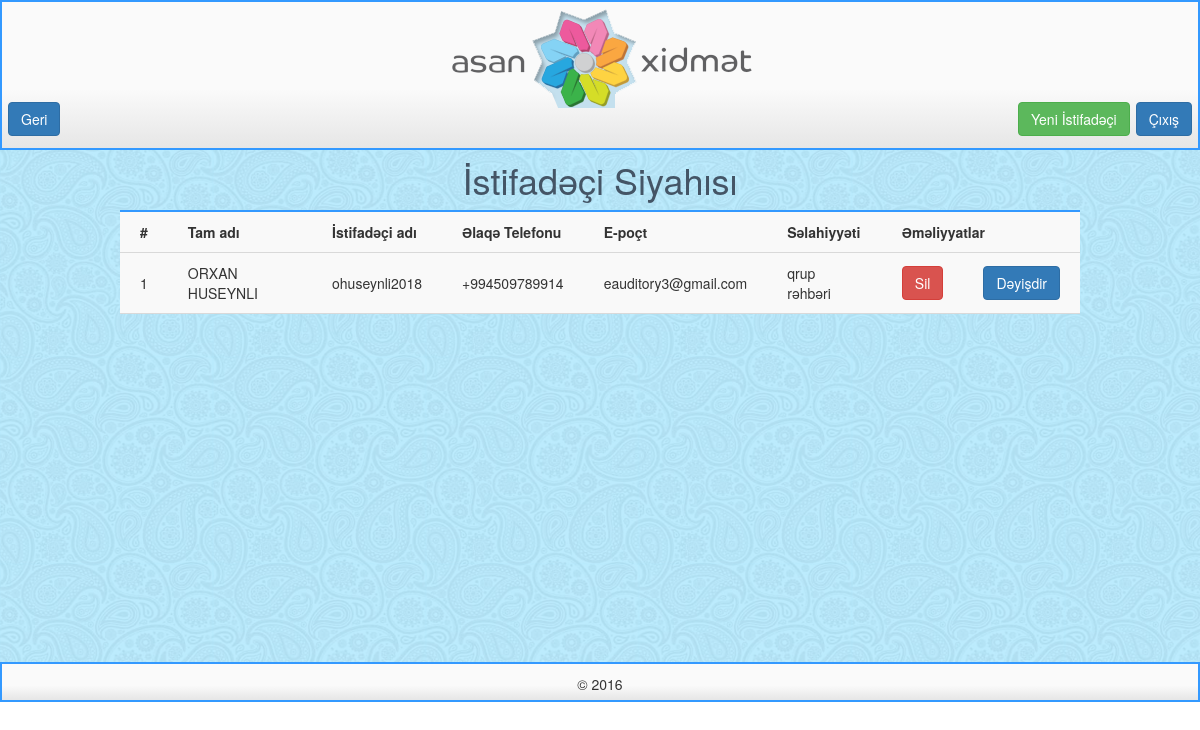
Page /next_php/lists/listUsers.php (signed in) on the committed database.
### tables this page shows
CREATE TABLE `users` (
  `id` int(11) NOT NULL AUTO_INCREMENT,
  `full_name` varchar(50) NOT NULL,
  `username` varchar(50) NOT NULL,
  `password` varchar(50) NOT NULL,
  `phone_number` varchar(50) NOT NULL,
  `email` varchar(50) NOT NULL,
  `privilege` int(11) NOT NULL DEFAULT '0',
  PRIMARY KEY (`id`)
);

### next_php/lists/listUsers.php (the view, shortened to what this page needs)
<?php
    if (isset($_SESSION["loggedin"]) && $_SESSION["loggedin"]==true && $_SESSION["user"]=="admin"){
        $connection = Database::connect();
    }
    else {
        header("location:../../index");
        $_SESSION["err"]="Səhifəni görüntüləmək üçün əvvəlcə hesaba daxil olmalısınız.";
    }
?>
<!DOCTYPE html>
<html>
    <head>
        <link rel="stylesheet" type="text/css" href="../../css/bootstrap.css"/>
    </head>
    <body>
        <div class="headerDiv">
            <img src="../../images/logo.png"/>
            <a href="../../user_php/logout" class="btn btn-primary" style="float:right; margin: 100px 6px 0 0;">Çıxış</a>
            <a href="../welcomeadmin" class="btn btn-primary" style="float:left; margin: 100px 0 0 6px;">Geri</a>
            <a href="../addUser" style="float:right; margin: 100px 6px 0 0;">
                <button class="btn btn-success ch">
                    Yeni İstifadəçi
                </button>
            </a>
        </div>
        <div class="myDiv">
            <h1 style="margin:0; padding: 10px; color: #456" class="text">İstifadəçi Siyahısı</h1>
            <table align="center">
                <thead>
                    <tr>
                        <th>#</th>
                        <th>Tam adı</th>
                        <th>İstifadəçi adı</th>
                        <th>Əlaqə Telefonu</th>
                        <th>E-poçt</th>
                        <th>Səlahiyyəti</th>
                        <th colspan="2">Əməliyyatlar</th>
                    </tr>
                </thead>
                <tbody>
                    <?php
                        $stmt = $connection->prepare("SELECT * FROM users WHERE privilege=0");
                        $stmt->execute();
                        $result = $stmt->get_result();
                        $i=1;
                        while ($row= $result->fetch_array()){
                        ?>
                        <tr>
                            <td><?php echo $i; $i++;?></td>
                            <td><?php echo $row[1]; ?></td>
                            <td><?php echo $row[2]; ?></td>
                            <td><?php echo $row[4]; ?></td>
                            <td><?php echo $row[5]; ?></td>
                            <td><?php if ($row[6]==0) { echo "qrup rəhbəri"; } else { echo "admin"; } ?></td>
                            <td><a href="../../config_php/deleteuser?id=<?php echo $row[0]; ?>"><button class="btn btn-danger ch"   >Sil</button></a></td>
                            <td><a href="../editUser?id=<?php echo $row[0]?>"><button class="btn btn-primary ch">Dəyişdir</button></a></td>
                        </tr>
                        <?php
                        }
                    ?>
                </tbody>
            </table>
        </div>
        <div class="footerDiv">
            <font class="info">
                &copy; 2016
            </font>
        </div>
    </body>
</html>

### next_php/lists/listUsers.php (style rules this page uses)
.headerDiv { width: 100%; height: 150px; text-align: center; background: linear-gradient(#fafafa 60%, #E6E6E6); border: 2px solid #3399ff; }
.myDiv { width: 100%; min-height: 512px; height: auto; text-align: center; background-image: url('../../images/bg.png'); }
.footerDiv { width: 100%; height: 40px; text-align: center; background: linear-gradient(#fafafa 60%, #E6E6E6); border: 2px solid #3399ff; }
.info { position: relative; top: 10px; }
table { border-collapse: collapse; border-top: 2px solid #3399ff; width: 80%; background-color: #f9f9f9; }
th, td { padding: 10px 20px; text-align: left; border-bottom: 1px solid #d9d9d9; }
img { position: absolute; left: 0; right: 0; margin: 0 auto; }

### rows in the picture
users: full_name "ORXAN HUSEYNLI", username "ohuseynli2018", phone_number "+994509789914", email "eauditory3@gmail.com", privilege "qrup rəhbəri"
